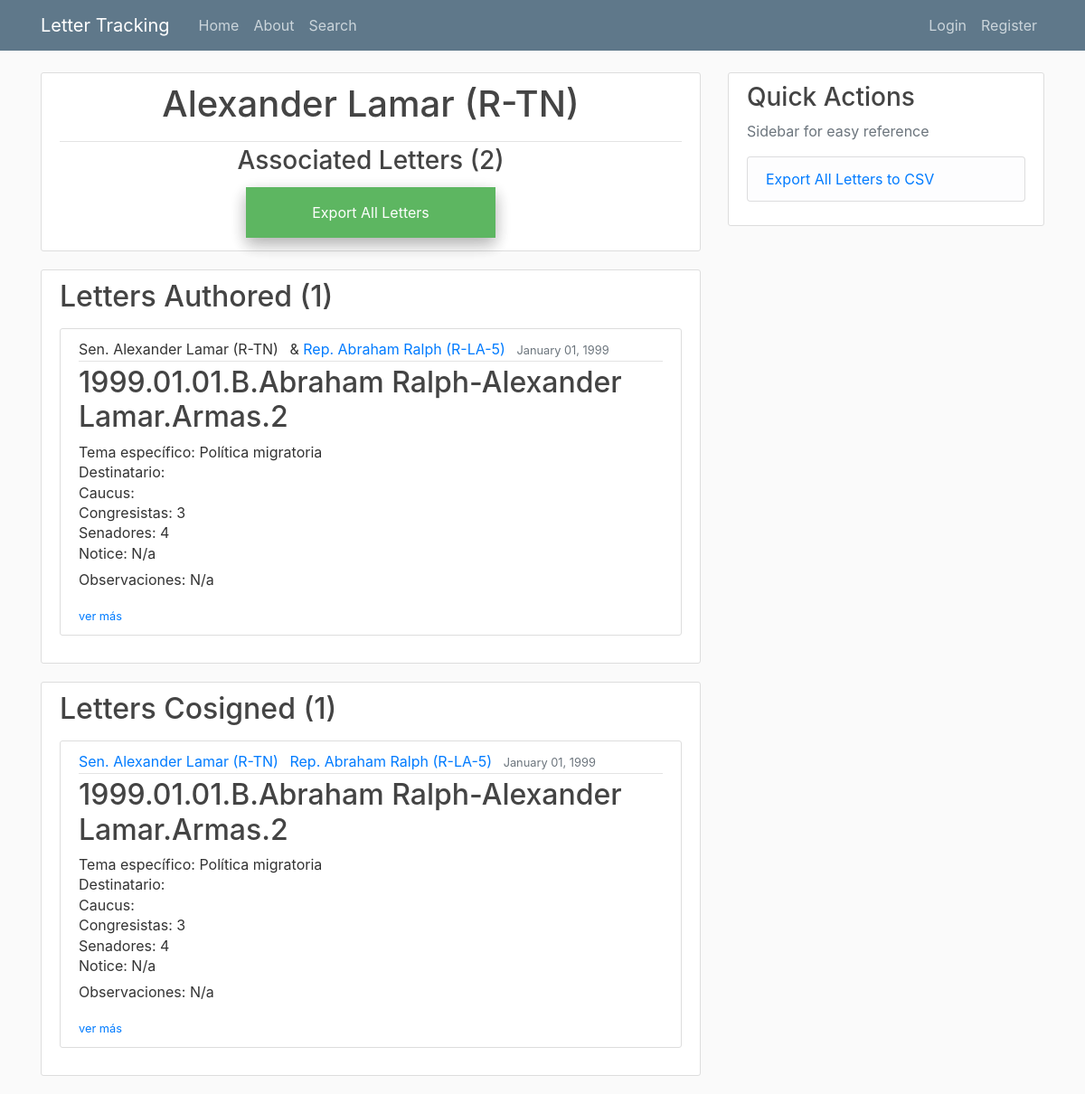
Page /legislator_letters/Alexander Lamar on the earlier database version.
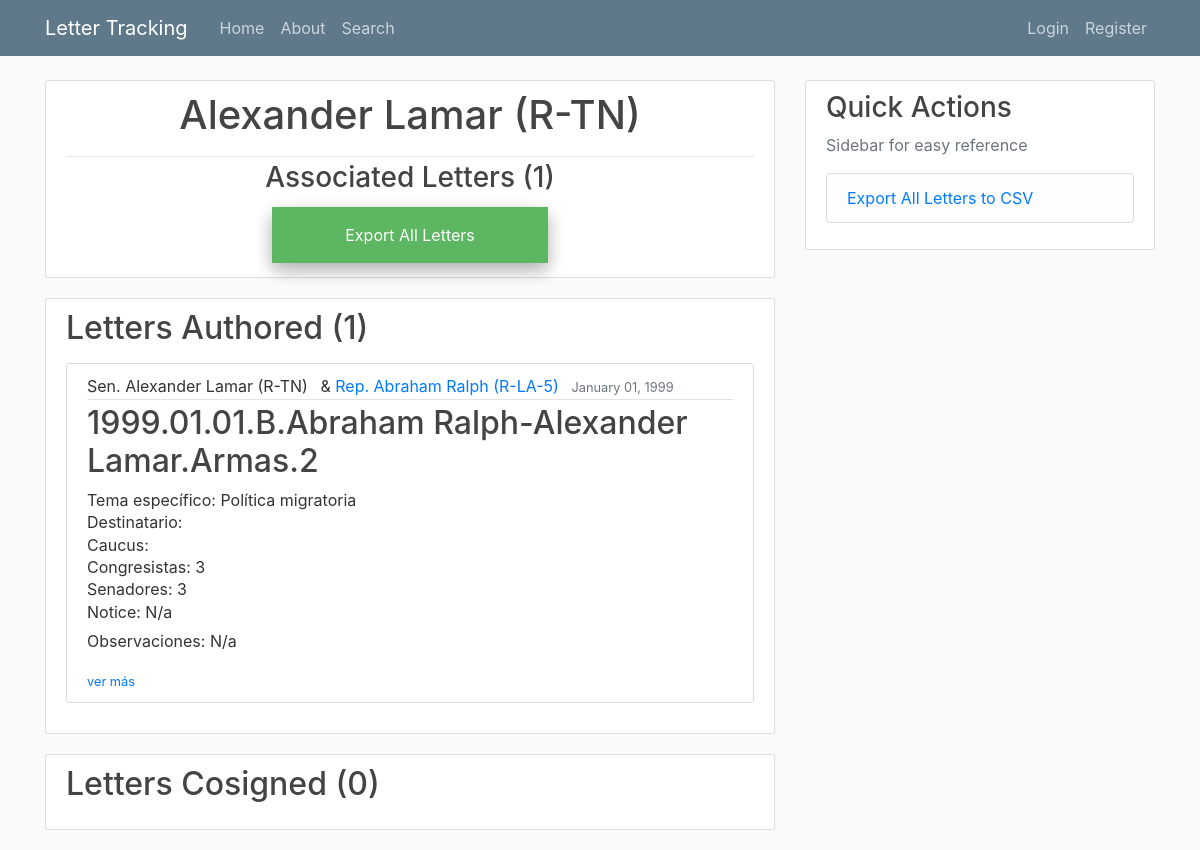
Same page on the later database version.
### letter_tracking/models.py (models this page shows, shortened)
class Legislator(models.Model):
    class RepSen(models.TextChoices):
        REP = 'Rep.', _('Representative')
        SEN = 'Sen.', _('Senator')
    class PolParties(models.TextChoices):
        D = 'D', _('Democrat')
        R = 'R', _('Republican')
        I = 'I', _('Independent')
    name = models.CharField(max_length=100, default='None')
    state = models.CharField(max_length=30,
                            choices=STATES)
    district = models.CharField(max_length=10,\
                                choices=[('', 'N/a')] + list(zip_choices(['at large'] + list(map(lambda num: str(num), range(1,54))))),\
                                help_text='If politician is a Sentor, please select N/a')
    rep_or_sen = models.CharField(max_length=4,
                                 choices=RepSen.choices,
                                 verbose_name=_('Representative or Senator'))
    party = models.CharField(max_length=11,
                            choices=PolParties.choices)
    active = models.BooleanField()
    @property
    def title(self):
        return self.name + ' (' + self.party + '-' + self.state + '-' +  self.district +')' if self.rep_or_sen == 'Rep.'\
         else self.name + ' (' + self.party + '-' + self.state + ')'
    @property
    def full_title(self):
        return self.rep_or_sen + ' ' + self.title
    @property
    def letters_authored(self):
        authored = list(Letter.objects.filter(patrocinador_sen=self) | Letter.objects.filter(patrocinador_rep=self))
        return sorted(authored, key=lambda letter: (letter.fecha, letter.consecutive_number), reverse=True)
    @property
    def letters_cosigned(self):
        cosigns = {letter:list(letter.cosigners) for letter in Letter.objects.all() if letter.cosigners}
        cosigns = [letter for letter, signers in cosigns.items() if self.name in signers]
        return sorted(cosigns, key=lambda letter: (letter.fecha, letter.consecutive_number), reverse=True)
    @property
    def all_letters(self):
        return self.letters_authored + self.letters_cosigned
    @property
    def num_letters_authored(self):
        return len(self.letters_authored)
    @property
    def num_letters_cosigned(self):
        return len(self.letters_cosigned)
    @property
    def num_all_letters(self):
        return len(self.all_letters)

class Letter(models.Model):
    class PolParties(models.TextChoices):
        D = 'D', _('Democrat')
        R = 'R', _('Republican')
        I = 'I', _('Independent')
    class RepSen(models.TextChoices):
        REP = 'Rep.', _('Representative')
        SEN = 'Sen.', _('Senator')
    class Chamber(models.TextChoices):
        BI = 'B', _('Bicameral')
        S = 'S', _('Senado')
        C = 'C', _('Congreso')
    class Support(models.TextChoices):
        rep = 'Republicano', _('Republican')
        dem = 'Demócrata', _('Democrat')
        bi= 'Bipartidista', _('Bipartisan')
    class Sentiment(models.TextChoices):
        Pos = 1, _('Positive')
        Neut = 2, _('Neutral')
        Neg = 3, _('Negative')
    class Dummy(models.TextChoices):
        y = 1, _('Yes')
        n = 0, _('No')
    tema = models.ForeignKey(Topic,
                            on_delete=models.SET_NULL,
                            null=True
                            )
    tema_específico = models.ForeignKey(Specific_Topic,
                                        on_delete=models.SET_NULL,
                                        null=True
                                        )
    fecha = models.DateTimeField(help_text="Enter dates in <em>MM/DD/YYYY</em> format")
    descripción = models.TextField()
    favorable_a_MX = models.CharField(max_length=8,
                                    choices=Sentiment.choices,
                                    verbose_name=_('Positive for Mexico?')
                                    )
    mención_directa_a_MX = models.CharField(max_length=3,
                                    choices=Dummy.choices,
                                    verbose_name=_('Was Mexico directly mentioned?')
                                    )
    destinatario = MultiSelectField(choices=[('', 'N/a')] + list(zip_choices(list(map(lambda obj: obj.recipient_name, Recipient.objects.all())))),
                                default='None',
                                max_length=100
                                )
    other_destinatario_comments = models.TextField()
    caucus = MultiSelectField(choices=[('', 'N/a')] + list(zip_choices(list(map(lambda obj: obj.caucus_name, Caucus.objects.all())))),
                                default='None',
                                max_length=100
                                )
    legislatura = models.ForeignKey(Legislature,
                                    on_delete=models.SET_NULL,
                                    null=True
                                    )
    patrocinador_sen = models.ForeignKey(Legislator,
                                        limit_choices_to={'rep_or_sen': 'Sen.'},
                                        related_name='Senators',
                                        verbose_name=_('Senate Author'),
                                        on_delete=models.SET_NULL,
                                        null=True,
                                        blank=True
                                        )
    patrocinador_rep = models.ForeignKey(Legislator,
                                        limit_choices_to={'rep_or_sen': 'Rep.'},
                                        related_name='Representatives',
                                        verbose_name=_('House Author'),
                                        on_delete=models.SET_NULL,
                                        null=True,
                                        blank=True
                                        )
    cosigners = MultiSelectField(choices=zip_choices(list(map(lambda leg: leg.name, Legislator.objects.all()))),\
                                verbose_name=_('Copatrocinador/a'),
                                default='None',
                                max_length=1000
                                )
    date_posted = models.DateTimeField(default=timezone.now)
    posted_by = models.ForeignKey(User,
                                 on_delete=models.SET_NULL,
                                 null=True
                                 )
    observaciones =  models.TextField(default='N/a')
    acción = models.ForeignKey(Action,
                               on_delete=models.SET_NULL,
                               null=True
                               )
    notice = models.CharField(max_length=9,
                              verbose_name=_('If a notice was sent, specify the number'),
                              default='N/a'
                              )
    @property
    def authors(self):
        auths = [leg for leg in [self.patrocinador_rep, self.patrocinador_sen] if leg]
        return auths if auths else []
    @property
    def two_authors(self):
        return True if len(self.authors) == 2 else False
    @property
    def sen_author(self):
        return True if self.patrocinador_sen else False
    @property
    def rep_author(self):
        return True if self.patrocinador_rep else False
    @property
    def cámara(self):
        return classify_letter(self, 'rep_or_sen', "Sen.", ["Senado", "Cámara", "Bicameral"])
    @property
    def consecutive_number(self):
        daily_order = list(Letter.objects.filter(fecha=self.fecha).order_by('fecha'))
        return daily_order.index(self) + 1
    @property
    def title(self):
        if not self.authors:
            name = 'NO LEGISLATOR SELECTED: UPDATE LETTER'
        else:
            name = '-'.join(obj_list_to_attr(self.authors, 'name'))
        return str(self.fecha)[:10].replace('-', '.') + '.' + str(self.cámara)[0] +\
                '.' + name + '.' + str(self.tema) + '.' + str(self.consecutive_number)
    @property
    def num_reps_sens(self):
        if not self.authors:
            return 0, 0
        auths = obj_list_to_attr(self.authors, 'name') #list of name strings
        signers = auths + ', '.join(self.cosigners).split(', ') #larger list of name strings
        if not self.cosigners:
            sen_rep = obj_list_to_attr(self.authors, 'rep_or_sen')
            if len(sen_rep) == 1:
                return (1, 0) if [sen_rep] == 'Sen.' else (0, 1)
            elif len(sen_rep) == 2:
                return sen_rep.count('Sen.'), sen_rep.count('Rep.')
        sen_rep = list(map(lambda name_: Legislator.objects.filter(name=name_).first().rep_or_sen, signers))
        return sen_rep.count('Sen.'), sen_rep.count('Rep.')
    @property
    def num_sens(self):
        return self.num_reps_sens[0]
    @property
    def num_reps(self):
        return self.num_reps_sens[1]

class Specific_Topic(models.Model):
    specific_topic_name =  models.CharField(max_length=25)
    def __str__(self):
        return self.specific_topic_name

### letter_tracking/views.py (the view)
# urls.py: path('legislator_letters/<str:name>', LegLetterView.as_view(), name='legislator-letters'),
class LegLetterView(ListView):
    model = Legislator
    template_name = 'letter_tracking/legislator_letters.html'
    context_object_name = 'politician'
    def get_queryset(self):
        return get_object_or_404(Legislator, name=self.kwargs.get('name'))

### letter_tracking/models.py (called while the page is built)
def classify_letter(letter, attr, class_, options):
    if not letter.cosigners:
        if len(letter.authors) == 1:
            return options[0] if letter.authors[0].__dict__[attr] == class_ else options[1]
        elif len(letter.authors) == 2:
            classified = list(map(lambda leg_obj: leg_obj.__dict__[attr] == class_, letter.authors))
    else:
        signers = letter.authors + [leg for leg in Legislator.objects.all() if leg.name in letter.cosigners]
        classified = list(map(lambda leg_obj: leg_obj.__dict__[attr] == class_, signers))
    if all(classified):
        return options[0]
    if not any(classified):
        return options[1]
    else:
        return options[2]

def obj_list_to_attr(obj_list, attr):
    return list(map(lambda obj: obj.__dict__[attr], obj_list))

    def __str__(self):
        return self.topic_name

### letter_tracking/templates/letter_tracking/legislator_letters.html (shortened to what the changed rows need)
{%extends "letter_tracking/base.html" %}
{% block content %}
<article class="media content-section">
    <div class="media-body">
        <div class="article-metadata">
    <h1 style="text-align:center" class="mb-3">{{ politician.title }} </h1>
        </div>
    <h3 style="text-align:center">Associated Letters ({{ politician.num_all_letters }})</h3>
    <form style="text-align: center;" action="{% url 'export-data-leg' politician.name %}">
        <input type="submit" value="Export All Letters" />
    </form>
</div>
</article>
<article class="media content-section">
    <div class="media-body">
    <h2 class="mb-3">Letters Authored ({{politician.num_letters_authored}})</h1>
    {% if politician.letters_authored%}
        {% for letter in politician.letters_authored %}
            <article class="media content-section">
                <div class="media-body">
                    <div class="article-metadata">
                        {% if letter.sen_author %}
                            {% if letter.patrocinador_sen == politician %}
                            <a class="mr-2">{{letter.patrocinador_sen.full_title}}</a>
                            {% else %}
                            <a class="mr-2" href="{% url 'legislator-letters' letter.patrocinador_sen.name %}">{{letter.patrocinador_sen.full_title}}</a>
                            {% endif %}
                        {% endif %}
                        {% if letter.two_authors %}
                        <a>&</a>
                        {% endif %}
                        {% if letter.rep_author %}
                            {% if letter.patrocinador_rep == politician %}
                            <a class="mr-2">{{letter.patrocinador_rep.full_title}}</a>
                            {% else %}
                            <a class="mr-2" href="{% url 'legislator-letters' letter.patrocinador_rep.name %}">{{letter.patrocinador_rep.full_title}}</a>
                            {% endif %}
                        {% endif %}
                        <small class="text-muted">{{ letter.fecha | date:"F d, Y" }}</small>
                    </div>
                    <h2><a class="article-title">{{ letter.title }}</a></h2>
                    <p class="article-content" style="line-height:.4">Tema específico: {{ letter.tema_específico }}</p>
                    <p class="article-content" style="line-height:.4">Destinatario: {{ letter.destinatario }}</p>
                    <p class="article-content" style="line-height:.4">Caucus: {{ letter.caucus }}</p>
                    <p class="article-content" style="line-height:.4">Congresistas: {{ letter.num_reps }}</p>
                    <p class="article-content" style="line-height:.4">Senadores: {{ letter.num_sens }}</p>
                    <p class="article-content" style="line-height:.4">Notice: {{ letter.notice }}</p>
                    {% if letter.observaciones %}
                    <p class="article-content" style="line-height:1.3">Observaciones: {{ letter.observaciones }}</p>
                    {% endif %}
                    <div> <small> <a  href="{% url 'letter-detail' letter.id%}">ver más</a></small></div>
                </div>
            </article>
        {% endfor %}
    {% endif %}
    </div>
</article>
<article class="media content-section">
    <div class="media-body">
    <h2 class="mb-3">Letters Cosigned ({{politician.num_letters_cosigned}})</h1>
    {% if politician.letters_cosigned %}
        {% for letter in politician.letters_cosigned %}
        <article class="media content-section">
            <div class="media-body">
                <div class="article-metadata">
                    {% if letter.sen_author %}
                        <a class="mr-2" href="{% url 'legislator-letters' letter.patrocinador_sen.name %}">{{letter.patrocinador_sen.full_title}}</a>
                    {% endif %}
                    {% if letter.rep_author %}
                        <a class="mr-2" href="{% url 'legislator-letters' letter.patrocinador_rep.name %}">{{letter.patrocinador_rep.full_title}}</a>
                    {% endif %}
                    <small class="text-muted">{{ letter.fecha | date:"F d, Y" }}</small>
                </div>
                <h2><a class="article-title">{{ letter.title }}</a></h2>
                <p class="article-content" style="line-height:.4">Tema específico: {{ letter.tema_específico }}</p>
                <p class="article-content" style="line-height:.4">Destinatario: {{ letter.destinatario }}</p>
                <p class="article-content" style="line-height:.4">Caucus: {{ letter.caucus }}</p>
                <p class="article-content" style="line-height:.4">Congresistas: {{ letter.num_reps }}</p>
                <p class="article-content" style="line-height:.4">Senadores: {{ letter.num_sens }}</p>
                <p class="article-content" style="line-height:.4">Notice: {{ letter.notice }}</p>
                {% if letter.observaciones %}
                <p class="article-content" style="line-height:1.3">Observaciones: {{ letter.observaciones }}</p>
                {% endif %}
                <div> <small> <a  href="{% url 'letter-detail' letter.id%}">ver más</a></small></div>
            </div>
        </article>
        {% endfor %}
    {% endif %}
    </div>
</article>
{% endblock content %}

Differences in the rows shown:
no longer on one of the page's lists (row edited): Letter: patrocinador_sen.full_title "Sen. Alexander Lamar (R-TN)", patrocinador_rep.full_title "Rep. Abraham Ralph (R-LA-5)", fecha "January 01, 1999", title "1999.01.01.B.Abraham Ralph-Alexander Lamar.Armas.2", tema_específico "Política migratoria", num_reps "3", num_sens "4", notice "N/a", observaciones "N/a"
computed for Legislator "Alexander Lamar (R-TN)": num_all_letters "2" → "1"
changed Letter "January 01, 1999": num_sens "4" → "3"
computed for Letter (number 2 of 2 on the later page): num_letters_cosigned "1" → "0"
